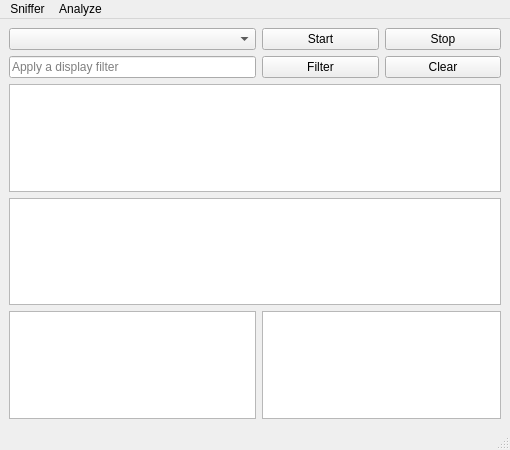
<?xml version="1.0" encoding="UTF-8"?>
<ui version="4.0">
 <class>MainWindow</class>
 <widget class="QMainWindow" name="MainWindow">
  <property name="geometry">
   <rect>
    <x>0</x>
    <y>0</y>
    <width>510</width>
    <height>450</height>
   </rect>
  </property>
  <property name="windowTitle">
   <string>MainWindow</string>
  </property>
  <widget class="QWidget" name="centralwidget">
   <layout class="QGridLayout" name="gridLayout">
    <item row="0" column="1">
     <widget class="QPushButton" name="startButton">
      <property name="text">
       <string>Start</string>
      </property>
     </widget>
    </item>
    <item row="1" column="1">
     <widget class="QPushButton" name="pushButton">
      <property name="text">
       <string>Filter</string>
      </property>
     </widget>
    </item>
    <item row="0" column="2">
     <widget class="QPushButton" name="stopButton">
      <property name="text">
       <string>Stop</string>
      </property>
     </widget>
    </item>
    <item row="1" column="0">
     <widget class="QLineEdit" name="lineEdit">
      <property name="placeholderText">
       <string>Apply a display filter</string>
      </property>
     </widget>
    </item>
    <item row="1" column="2">
     <widget class="QPushButton" name="pushButton_2">
      <property name="text">
       <string>Clear</string>
      </property>
     </widget>
    </item>
    <item row="3" column="0" colspan="3">
     <widget class="QTreeView" name="detailTreeView"/>
    </item>
    <item row="0" column="0">
     <widget class="QComboBox" name="comboBox">
      <property name="placeholderText">
       <string>Choose a Adapter</string>
      </property>
     </widget>
    </item>
    <item row="2" column="0" colspan="3">
     <widget class="QTableView" name="packetTableView"/>
    </item>
    <item row="4" column="0">
     <widget class="QTextEdit" name="textEdit">
      <property name="readOnly">
       <bool>true</bool>
      </property>
     </widget>
    </item>
    <item row="4" column="1" colspan="2">
     <widget class="QTextEdit" name="acsiiTextEdit">
      <property name="readOnly">
       <bool>true</bool>
      </property>
     </widget>
    </item>
   </layout>
  </widget>
  <widget class="QMenuBar" name="menubar">
   <property name="geometry">
    <rect>
     <x>0</x>
     <y>0</y>
     <width>510</width>
     <height>21</height>
    </rect>
   </property>
   <widget class="QMenu" name="menuSniffer">
    <property name="title">
     <string>Sniffer</string>
    </property>
   </widget>
   <widget class="QMenu" name="menuAnalyze">
    <property name="title">
     <string>Analyze</string>
    </property>
   </widget>
   <addaction name="menuSniffer"/>
   <addaction name="menuAnalyze"/>
  </widget>
  <widget class="QStatusBar" name="statusbar"/>
  <action name="actioncapture">
   <property name="text">
    <string>capture</string>
   </property>
  </action>
  <action name="actionstart">
   <property name="text">
    <string>start</string>
   </property>
  </action>
 </widget>
 <resources/>
 <connections/>
</ui>
